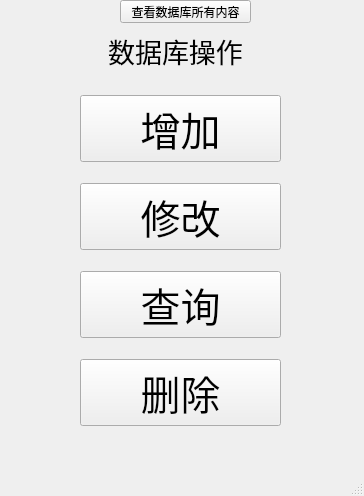
<?xml version="1.0" encoding="UTF-8"?>
<ui version="4.0">
 <class>MainWindow</class>
 <widget class="QMainWindow" name="MainWindow">
  <property name="geometry">
   <rect>
    <x>0</x>
    <y>0</y>
    <width>364</width>
    <height>496</height>
   </rect>
  </property>
  <property name="windowTitle">
   <string>MainWindow</string>
  </property>
  <property name="windowIcon">
   <iconset>
    <normaloff>1.png</normaloff>1.png</iconset>
  </property>
  <widget class="QWidget" name="centralwidget">
   <widget class="QLabel" name="label">
    <property name="geometry">
     <rect>
      <x>100</x>
      <y>20</y>
      <width>151</width>
      <height>61</height>
     </rect>
    </property>
    <property name="font">
     <font>
      <pointsize>20</pointsize>
     </font>
    </property>
    <property name="layoutDirection">
     <enum>Qt::LeftToRight</enum>
    </property>
    <property name="text">
     <string>数据库操作</string>
    </property>
    <property name="alignment">
     <set>Qt::AlignCenter</set>
    </property>
   </widget>
   <widget class="QWidget" name="layoutWidget">
    <property name="geometry">
     <rect>
      <x>80</x>
      <y>80</y>
      <width>201</width>
      <height>361</height>
     </rect>
    </property>
    <layout class="QVBoxLayout" name="verticalLayout">
     <item>
      <widget class="QPushButton" name="pushButton_4">
       <property name="font">
        <font>
         <pointsize>30</pointsize>
         <weight>50</weight>
         <bold>false</bold>
        </font>
       </property>
       <property name="text">
        <string>增加</string>
       </property>
      </widget>
     </item>
     <item>
      <widget class="QPushButton" name="pushButton_5">
       <property name="font">
        <font>
         <pointsize>30</pointsize>
         <weight>50</weight>
         <bold>false</bold>
        </font>
       </property>
       <property name="text">
        <string>修改</string>
       </property>
      </widget>
     </item>
     <item>
      <widget class="QPushButton" name="pushButton_6">
       <property name="font">
        <font>
         <pointsize>30</pointsize>
         <weight>50</weight>
         <bold>false</bold>
        </font>
       </property>
       <property name="text">
        <string>查询</string>
       </property>
      </widget>
     </item>
     <item>
      <widget class="QPushButton" name="pushButton_7">
       <property name="font">
        <font>
         <pointsize>30</pointsize>
         <weight>50</weight>
         <bold>false</bold>
        </font>
       </property>
       <property name="text">
        <string>删除</string>
       </property>
      </widget>
     </item>
    </layout>
   </widget>
   <widget class="QPushButton" name="pushButton">
    <property name="geometry">
     <rect>
      <x>120</x>
      <y>0</y>
      <width>131</width>
      <height>23</height>
     </rect>
    </property>
    <property name="text">
     <string>查看数据库所有内容</string>
    </property>
   </widget>
  </widget>
  <widget class="QMenuBar" name="menubar">
   <property name="geometry">
    <rect>
     <x>0</x>
     <y>0</y>
     <width>364</width>
     <height>23</height>
    </rect>
   </property>
  </widget>
  <widget class="QStatusBar" name="statusbar"/>
 </widget>
 <resources/>
 <connections>
  <connection>
   <sender>pushButton_4</sender>
   <signal>clicked()</signal>
   <receiver>MainWindow</receiver>
   <slot>sql_add()</slot>
   <hints>
    <hint type="sourcelabel">
     <x>157</x>
     <y>161</y>
    </hint>
    <hint type="destinationlabel">
     <x>72</x>
     <y>159</y>
    </hint>
   </hints>
  </connection>
  <connection>
   <sender>pushButton_5</sender>
   <signal>clicked()</signal>
   <receiver>MainWindow</receiver>
   <slot>sql_change()</slot>
   <hints>
    <hint type="sourcelabel">
     <x>192</x>
     <y>243</y>
    </hint>
    <hint type="destinationlabel">
     <x>74</x>
     <y>246</y>
    </hint>
   </hints>
  </connection>
  <connection>
   <sender>pushButton_6</sender>
   <signal>clicked()</signal>
   <receiver>MainWindow</receiver>
   <slot>sql_find()</slot>
   <hints>
    <hint type="sourcelabel">
     <x>164</x>
     <y>325</y>
    </hint>
    <hint type="destinationlabel">
     <x>69</x>
     <y>325</y>
    </hint>
   </hints>
  </connection>
  <connection>
   <sender>pushButton_7</sender>
   <signal>clicked()</signal>
   <receiver>MainWindow</receiver>
   <slot>sql_del()</slot>
   <hints>
    <hint type="sourcelabel">
     <x>140</x>
     <y>407</y>
    </hint>
    <hint type="destinationlabel">
     <x>73</x>
     <y>403</y>
    </hint>
   </hints>
  </connection>
  <connection>
   <sender>pushButton</sender>
   <signal>clicked()</signal>
   <receiver>MainWindow</receiver>
   <slot>lookall()</slot>
   <hints>
    <hint type="sourcelabel">
     <x>136</x>
     <y>38</y>
    </hint>
    <hint type="destinationlabel">
     <x>75</x>
     <y>34</y>
    </hint>
   </hints>
  </connection>
 </connections>
 <slots>
  <slot>sql_add()</slot>
  <slot>sql_change()</slot>
  <slot>sql_find()</slot>
  <slot>sql_del()</slot>
  <slot>lookall()</slot>
 </slots>
</ui>
